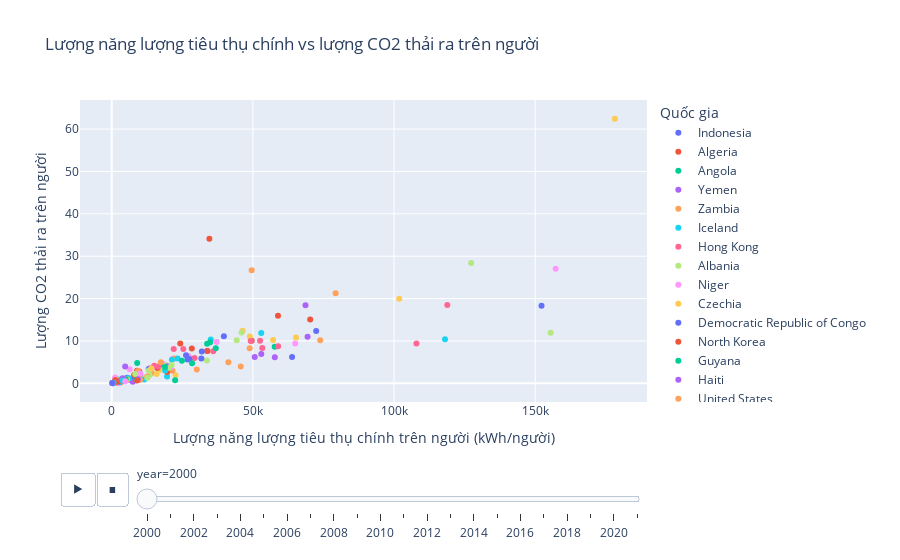

This figure's notebook cell:
### Markdown cell above
### Câu hỏi 6: Liệu có mối quan hệ nào giữa năng lượng tiêu thụ chính và lượng CO2 xả thải bình quân đầu người hay không? Mối quan hệ đó là gì?

### Code cell
df_6 = raw_df.sort_values('year')
fig = px.scatter(df_6, x = 'primary_energy_consumption_per_capita', y = 'co2_emissions_per_person', color = 'country', animation_frame = 'year', title = 'Lượng năng lượng tiêu thụ chính vs lượng CO2 thải ra trên người')
fig.update_xaxes(title_text = 'Lượng năng lượng tiêu thụ chính trên người (kWh/người)')
fig.update_yaxes(title_text = 'Lượng CO2 thải ra trên người')
fig.update_layout(legend_title_text = 'Quốc gia')
fig.show()
